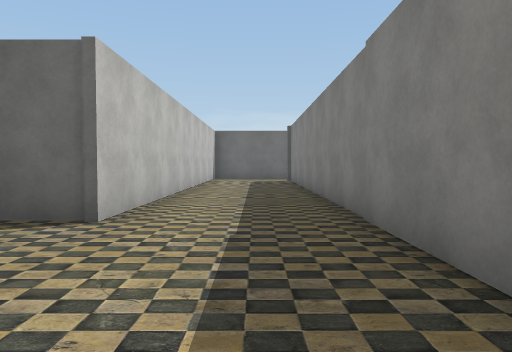
View 1 (above)

21 first-person views from a walk through a scene from a Unity 3-D project. The camera is 1.3 m above the floor, tilts 2° down and sees 70° across. The floor is counted in squares, 2 m on a side. Each view is taken from the middle of a square. On the plan, view 1 faces up. The plan holds only what a view shows up to about 11 squares ahead; the rest is blank. Some surface patterns are stand-ins.

View 2
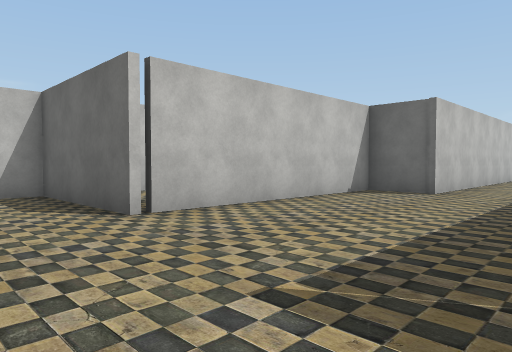

View 3
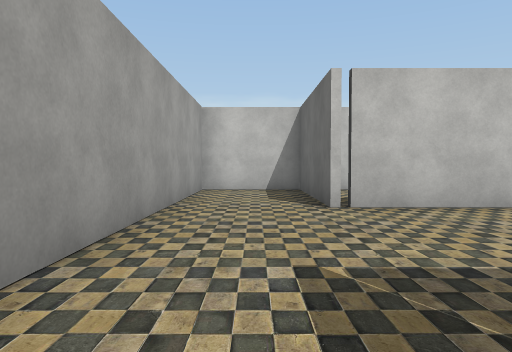

View 4
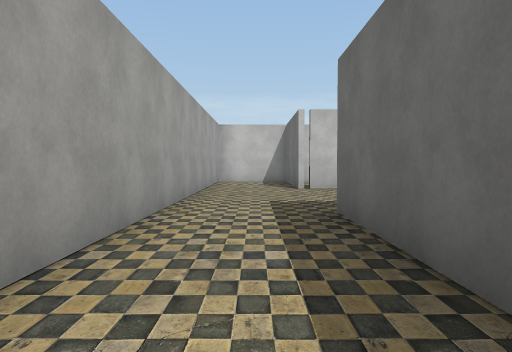

View 5
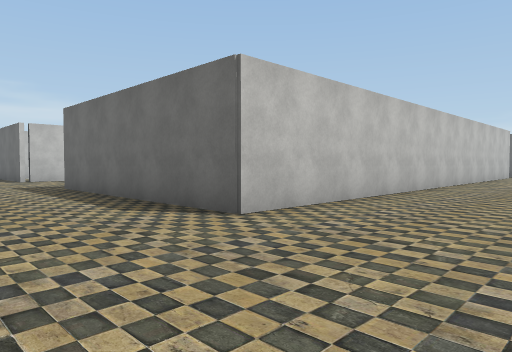

View 6
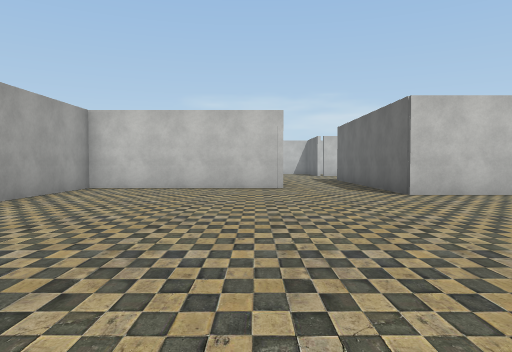

View 7
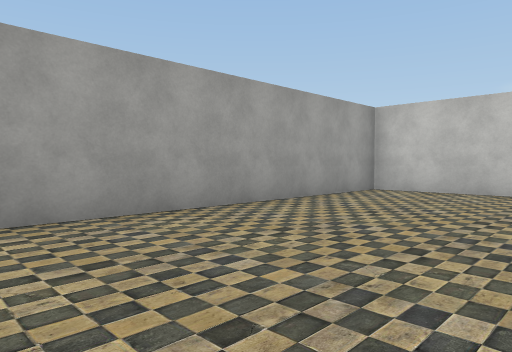

View 8
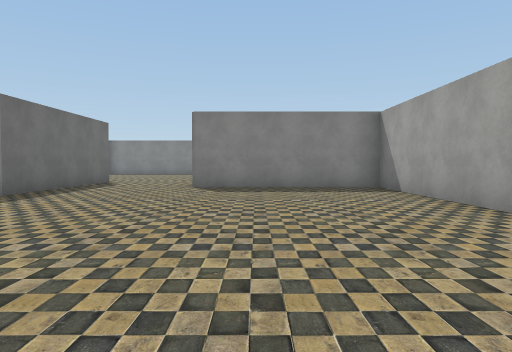

View 9
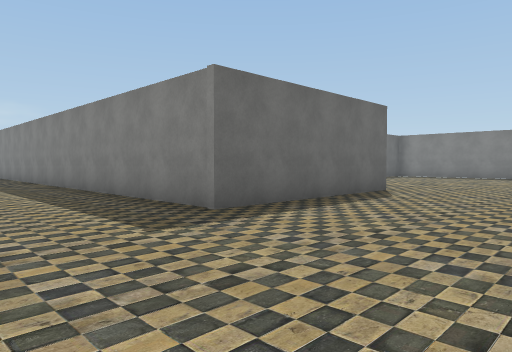

View 10
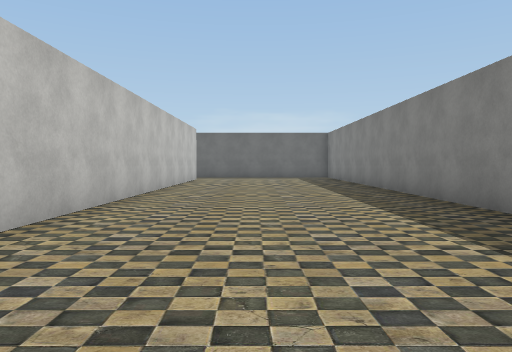

View 11
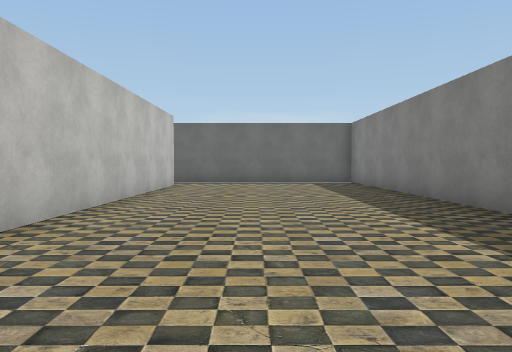

View 12
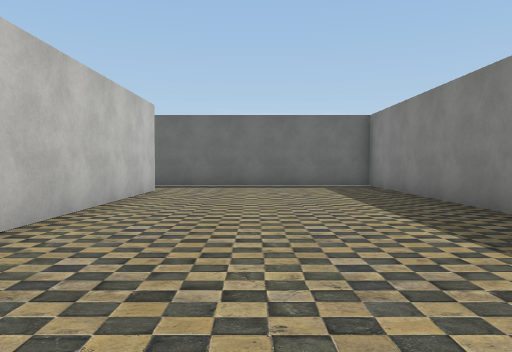

View 13
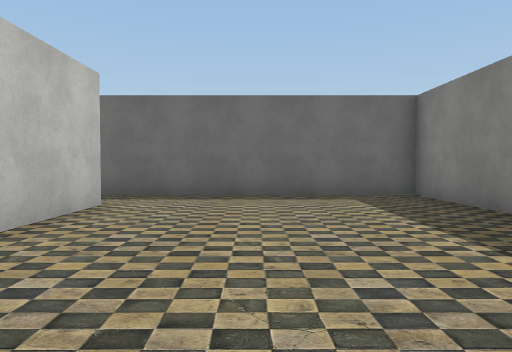

View 14
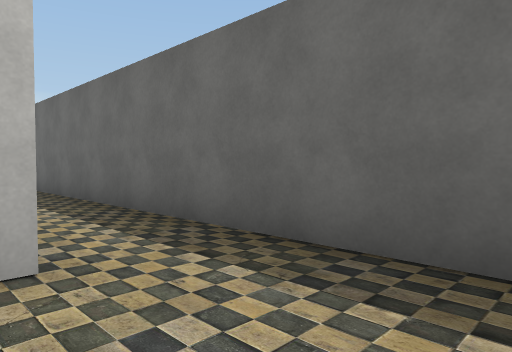

View 15
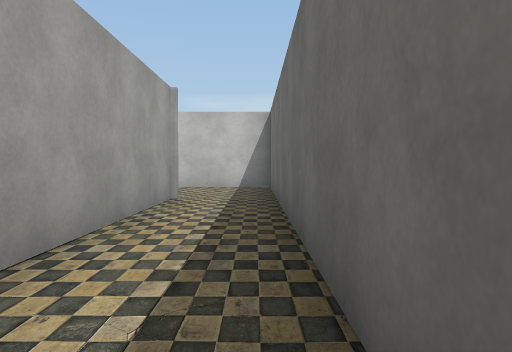

View 16
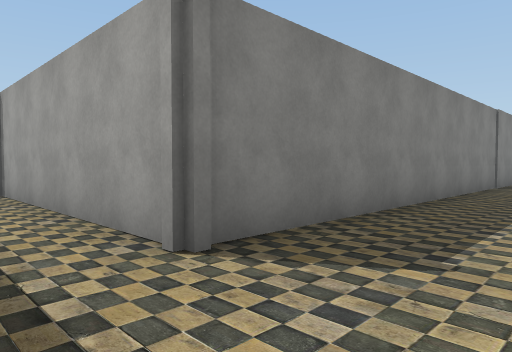

View 17
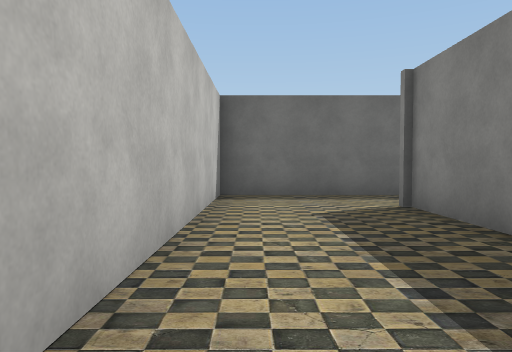

View 18
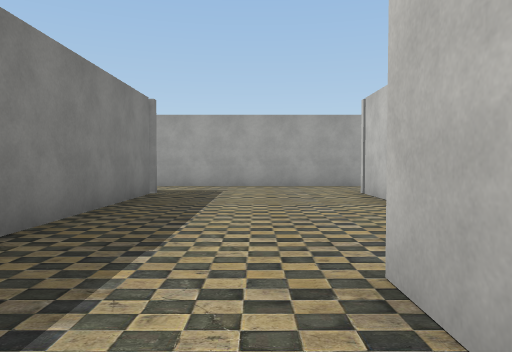

View 19
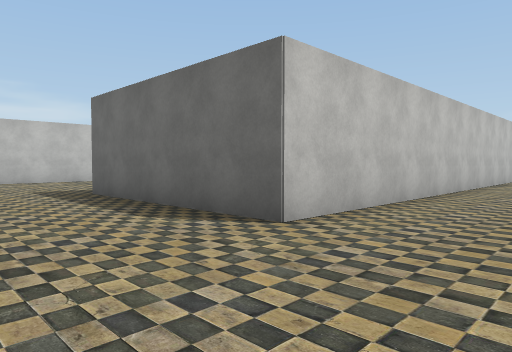

View 20
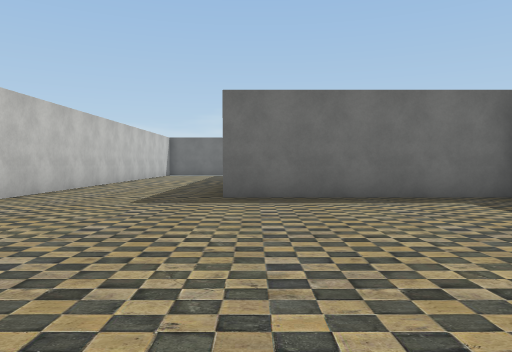

View 21
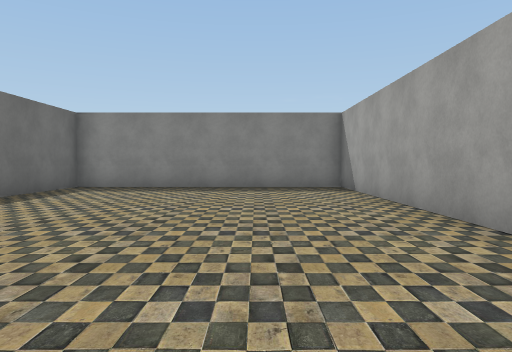

### Floor plan
Points are (right, up) in squares from view 1. A wall is a line through its corners. A room is listed if a view was taken in it or the views show most of it. See-through windows are left out.
Room 1 (views 1, 2, 3, 4, 15, 16, 17, 18)
walls: (6.4, -1.9) (1.3, -1.9) (1.3, 13.5) (7.6, 13.5); (8.5, 15.4) (-1.7, 15.4) (-1.7, 4.1) (-3.3, 4.1) (-3.3, -1.9) (-6.9, -1.9) (-6.9, -4.3) (4.2, -4.3)
ways out: opening at (5.5, -3.5) to room 2; opening at (7.5, 14.5) to room 2
Room 2 (views 5, 6, 7, 8, 9, 10, 11, 12, 13, 14, 19, 20, 21)
walls: (18.4, 9) (18.4, -1) (13.2, -1) (13.2, 15.4) (8.5, 15.4); (5.6, -4.2) (5.6, -9.3) (15.7, -9.3) (15.7, -4.2); (21.2, -4.3) (27.9, -4.3) (27.9, 2.8) (22.4, 2.8); (7.6, 13.5) (7.6, -1.9) (6.4, -1.9)
ways out: opening at (5.5, -3.5) to room 1; opening at (7.5, 14.5) to room 1

Positions as (right, up) in squares from view 1, and headings:
1: (0, 0), facing up
2: (1, -4), facing up-left
3: (2, -3), facing left
4: (6, -3), facing left
5: (11, -5), facing up-left
6: (15, -5), facing left
7: (14, -5), facing down-left
8: (6, -6), facing right
9: (10, -5), facing up-right
10: (10, -1), facing up
11: (10, 3), facing up
12: (10, 5), facing up
13: (10, 8), facing up
14: (10, 13), facing up-left
15: (8, 15), facing left
16: (-1, 15), facing down-right
17: (-1, 8), facing up
18: (-1, 6), facing down
19: (21, -4), facing up-left
20: (23, -4), facing up
21: (18, -2), facing right
